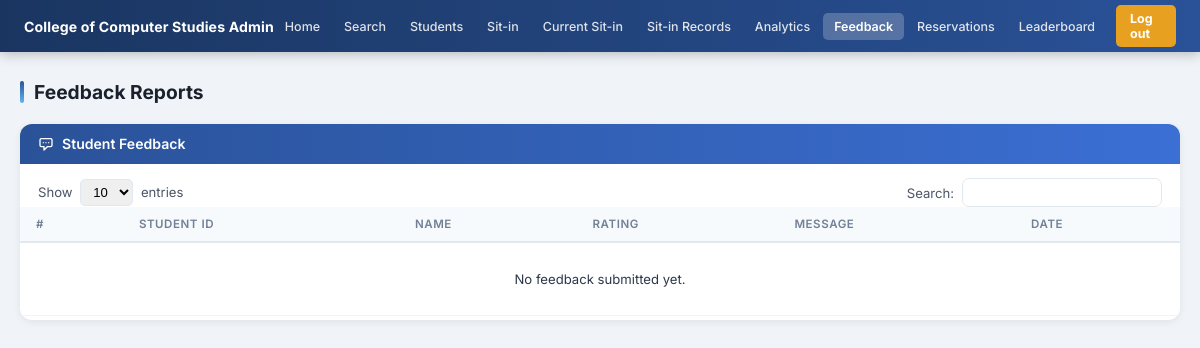
Before: /admin/feedback_reports (signed in) with the older database file.
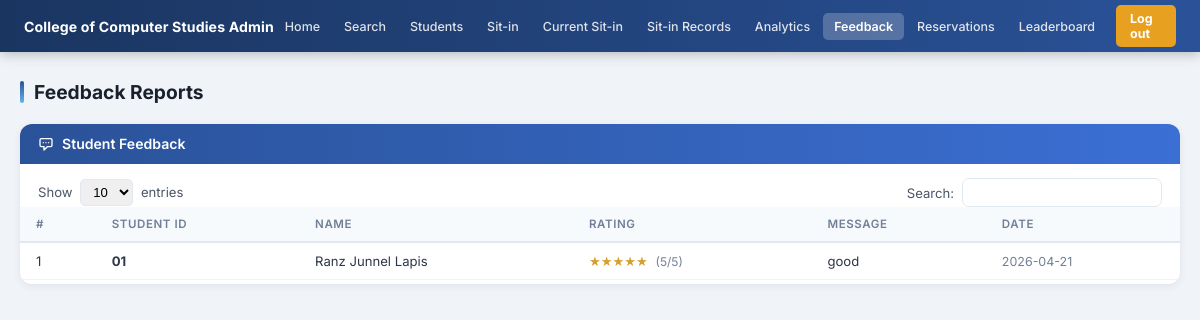
After: the same page with the newer database file.
### tables this page shows
CREATE TABLE feedback (
            id         INTEGER PRIMARY KEY AUTOINCREMENT,
            idno       VARCHAR(20) NOT NULL,
            message    TEXT NOT NULL,
            rating     INTEGER DEFAULT 5,
            created_at TIMESTAMP DEFAULT CURRENT_TIMESTAMP,
            FOREIGN KEY (idno) REFERENCES students(idno)
        );

CREATE TABLE students (
            id             INTEGER PRIMARY KEY AUTOINCREMENT,
            idno           VARCHAR(20)  UNIQUE NOT NULL,
            lastname       VARCHAR(50)  NOT NULL,
            firstname      VARCHAR(50)  NOT NULL,
            middlename     VARCHAR(50),
            course         VARCHAR(20)  NOT NULL,
            level          VARCHAR(5)   NOT NULL,
            email          VARCHAR(100) UNIQUE NOT NULL,
            address        TEXT,
            password       VARCHAR(255) NOT NULL,
            image_filename VARCHAR(255),
            remaining_session INTEGER DEFAULT 30,
            created_at     TIMESTAMP DEFAULT CURRENT_TIMESTAMP
        , profile_image TEXT, points INTEGER DEFAULT 0);

### app.py (the view)
@app.route('/admin/feedback_reports')
def feedback_reports():
    r = admin_required()
    if r: return r
    feedbacks = get_all_feedback()
    return render_template('feedback_reports.html', feedbacks=feedbacks)

### app.py (called while the page is built)
def is_logged_in():
    return 'student_id' in session

def is_admin():
    return session.get('role') == 'admin'

def admin_required():
    if not is_logged_in() or not is_admin():
        flash('Admin access required.', 'error')
        return redirect(url_for('login'))

### dbhelper.py (called while the page is built)
def connect():
    base_path = os.path.dirname(os.path.abspath(__file__))
    db_path   = os.path.join(base_path, "sysarch.db")
    conn      = sqlite3.connect(db_path)
    conn.row_factory = sqlite3.Row
    return conn

def get_all_feedback():
    conn = connect()
    cur  = conn.cursor()
    cur.execute('''
        SELECT f.*, st.firstname, st.lastname
        FROM feedback f
        JOIN students st ON f.idno = st.idno
        ORDER BY f.created_at DESC
    ''')
    rows = cur.fetchall()
    conn.close()
    return rows

### templates/feedback_reports.html (shortened to what this page needs)
<!DOCTYPE html>
<html lang="en">
<head>
  <link rel="stylesheet" href="{{ url_for('static', filename='css/admin.css') }}">
</head>
<body>
{% from 'macros.html' import admin_nav %}
{{ admin_nav('feedback') }}
<div class="admin-page">
  <div class="page-heading">Feedback Reports</div>
  <div class="card">
    <div class="card-header">
      <svg width="16" height="16" fill="none" viewBox="0 0 24 24" stroke="currentColor"><path stroke-linecap="round" stroke-linejoin="round" stroke-width="2" d="M8 10h.01M12 10h.01M16 10h.01M9 16H5a2 2 0 01-2-2V6a2 2 0 012-2h14a2 2 0 012 2v8a2 2 0 01-2 2h-5l-5 5v-5z"/></svg>
      Student Feedback
    </div>
    <div class="table-toolbar">
      <div class="entries-select">Show <select><option>10</option><option>25</option><option>50</option></select> entries</div>
      <div style="display:flex;align-items:center;gap:8px;font-size:0.82rem;color:#4a5568;">
        Search: <input type="text" id="tableSearch" oninput="searchTable(this.value)" class="table-search-input"/>
      </div>
    </div>
    <div class="table-wrap">
      <table class="data-table" id="feedbackTable">
        <thead>
          <tr><th>#</th><th>Student ID</th><th>Name</th><th>Rating</th><th>Message</th><th>Date</th></tr>
        </thead>
        <tbody>
          {% for f in feedbacks %}
          <tr>
            <td>{{ loop.index }}</td>
            <td><strong>{{ f.idno }}</strong></td>
            <td>{{ f.firstname }} {{ f.lastname }}</td>
            <td>
              <span style="color:#d69e2e;">
                {% for i in range(f.rating) %}★{% endfor %}
              </span>
              <span style="font-size:0.75rem;color:#718096;margin-left:4px;">({{ f.rating }}/5)</span>
            </td>
            <td style="max-width:300px;">{{ f.message }}</td>
            <td style="color:#718096;font-size:0.78rem;">{{ f.created_at[:10] }}</td>
          </tr>
          {% else %}
          <tr><td colspan="6" class="no-data-cell">No feedback submitted yet.</td></tr>
          {% endfor %}
        </tbody>
      </table>
    </div>
  </div>
</div>
</body>
</html>

Changed rows visible on the page:
added feedback: idno "01", firstname "Ranz Junnel", lastname "Lapis", rating "5", message "good", created_at "2026-04-21"
Other visible differences:
text no longer shown: "No feedback submitted yet."
